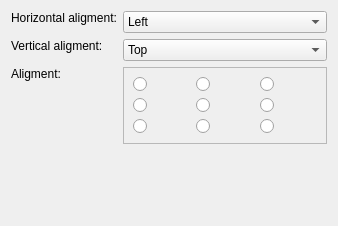
<?xml version="1.0" encoding="UTF-8"?>
<ui version="4.0">
 <class>LReportPropertyPageAlign</class>
 <widget class="QWidget" name="LReportPropertyPageAlign">
  <property name="geometry">
   <rect>
    <x>0</x>
    <y>0</y>
    <width>338</width>
    <height>226</height>
   </rect>
  </property>
  <property name="windowTitle">
   <string>Form</string>
  </property>
  <layout class="QFormLayout" name="formLayout">
   <item row="0" column="0">
    <widget class="QLabel" name="label_5">
     <property name="text">
      <string>Horizontal aligment:</string>
     </property>
     <property name="alignment">
      <set>Qt::AlignLeading|Qt::AlignLeft|Qt::AlignTop</set>
     </property>
    </widget>
   </item>
   <item row="0" column="1">
    <widget class="QComboBox" name="comboBoxHorizontal">
     <item>
      <property name="text">
       <string>Left</string>
      </property>
     </item>
     <item>
      <property name="text">
       <string>Center</string>
      </property>
     </item>
     <item>
      <property name="text">
       <string>Right</string>
      </property>
     </item>
     <item>
      <property name="text">
       <string>Justify</string>
      </property>
     </item>
    </widget>
   </item>
   <item row="1" column="0">
    <widget class="QLabel" name="label_6">
     <property name="text">
      <string>Vertical aligment:</string>
     </property>
     <property name="alignment">
      <set>Qt::AlignLeading|Qt::AlignLeft|Qt::AlignTop</set>
     </property>
    </widget>
   </item>
   <item row="1" column="1">
    <widget class="QComboBox" name="comboBoxVertical">
     <item>
      <property name="text">
       <string>Top</string>
      </property>
     </item>
     <item>
      <property name="text">
       <string>Middle</string>
      </property>
     </item>
     <item>
      <property name="text">
       <string>Bottom</string>
      </property>
     </item>
    </widget>
   </item>
   <item row="2" column="0">
    <widget class="QLabel" name="label_4">
     <property name="text">
      <string>Aligment:</string>
     </property>
     <property name="alignment">
      <set>Qt::AlignLeading|Qt::AlignLeft|Qt::AlignTop</set>
     </property>
    </widget>
   </item>
   <item row="2" column="1">
    <widget class="QFrame" name="frame">
     <property name="frameShape">
      <enum>QFrame::StyledPanel</enum>
     </property>
     <property name="frameShadow">
      <enum>QFrame::Raised</enum>
     </property>
     <layout class="QGridLayout" name="gridLayout">
      <item row="0" column="0">
       <widget class="QRadioButton" name="alignTL">
        <property name="text">
         <string/>
        </property>
       </widget>
      </item>
      <item row="0" column="1">
       <widget class="QRadioButton" name="alignTC">
        <property name="text">
         <string/>
        </property>
       </widget>
      </item>
      <item row="0" column="2">
       <widget class="QRadioButton" name="alignTR">
        <property name="text">
         <string/>
        </property>
       </widget>
      </item>
      <item row="1" column="0">
       <widget class="QRadioButton" name="alignML">
        <property name="text">
         <string/>
        </property>
       </widget>
      </item>
      <item row="1" column="1">
       <widget class="QRadioButton" name="alignMC">
        <property name="text">
         <string/>
        </property>
       </widget>
      </item>
      <item row="1" column="2">
       <widget class="QRadioButton" name="alignMR">
        <property name="text">
         <string/>
        </property>
       </widget>
      </item>
      <item row="2" column="0">
       <widget class="QRadioButton" name="alignBL">
        <property name="text">
         <string/>
        </property>
       </widget>
      </item>
      <item row="2" column="1">
       <widget class="QRadioButton" name="alignBC">
        <property name="text">
         <string/>
        </property>
       </widget>
      </item>
      <item row="2" column="2">
       <widget class="QRadioButton" name="alignBR">
        <property name="text">
         <string/>
        </property>
       </widget>
      </item>
     </layout>
    </widget>
   </item>
  </layout>
 </widget>
 <resources/>
 <connections/>
</ui>
